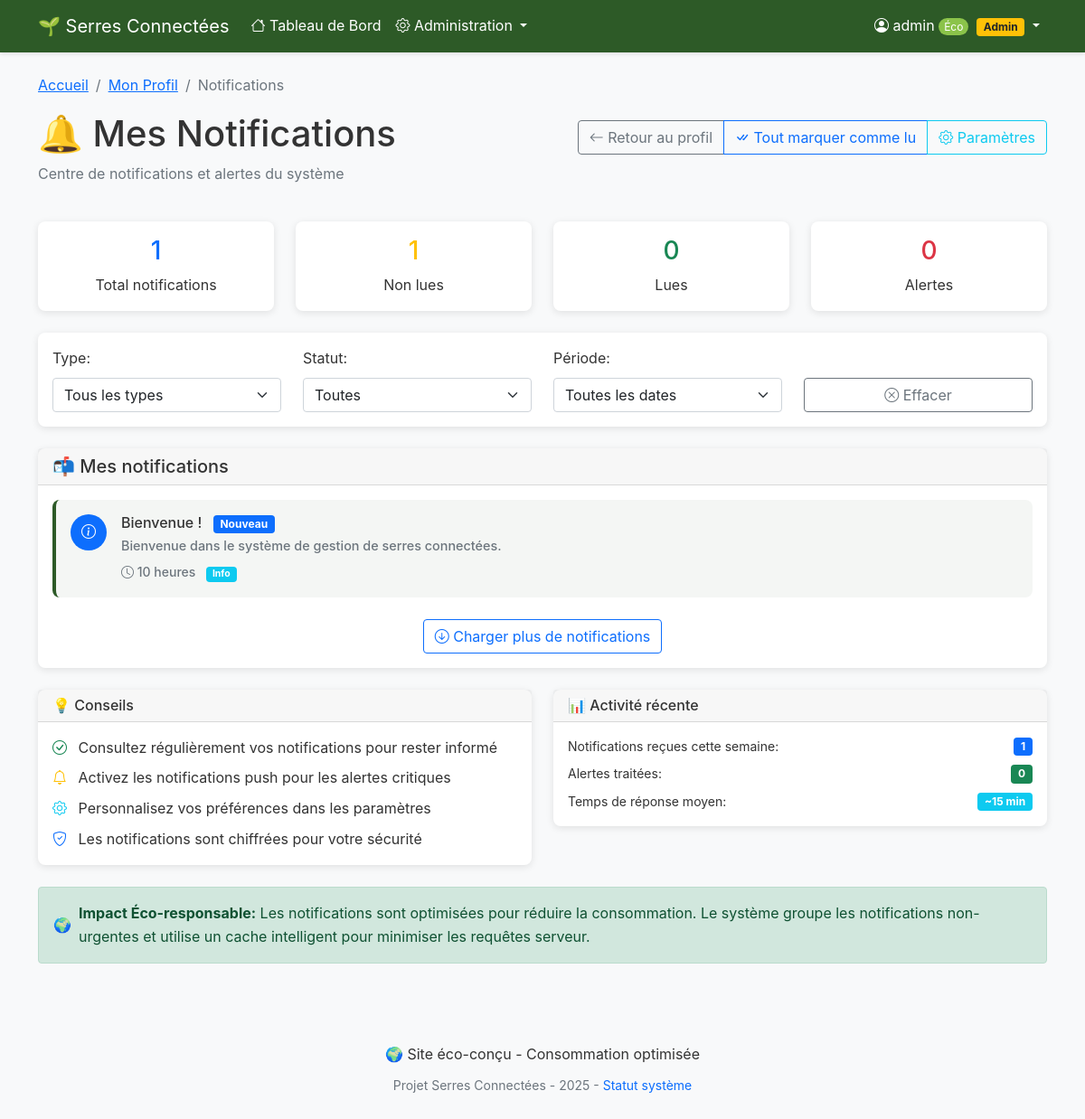
Page /?controller=profile&action=notifications (signed in) on the committed database.
### tables this page shows
CREATE TABLE `notifications` (
  `id` int(11) NOT NULL,
  `user_id` char(36) NOT NULL,
  `type` varchar(50) NOT NULL,
  `title` varchar(255) NOT NULL,
  `message` text NOT NULL,
  `is_read` tinyint(1) DEFAULT 0,
  `created_at` timestamp NULL DEFAULT current_timestamp()
);

### views/profile/notifications.php (the view, shortened to what the rows shown need)
<div class="row mb-4">
    <div class="col-12">
        <div class="d-flex justify-content-between align-items-center">
            <h1>🔔 Mes Notifications</h1>
        </div>
    </div>
</div>
<div class="row mb-4">
    <div class="col-md-3">
        <div class="card text-center">
            <div class="card-body">
                <h3 class="text-warning">
                    <?= count(array_filter($notifications, function($n) { return !$n['is_read']; })) ?>
                </h3>
                <p class="mb-0">Non lues</p>
            </div>
        </div>
    </div>
    <div class="col-md-3">
        <div class="card text-center">
            <div class="card-body">
                <h3 class="text-success">
                    <?= count(array_filter($notifications, function($n) { return $n['is_read']; })) ?>
                </h3>
                <p class="mb-0">Lues</p>
            </div>
        </div>
    </div>
    <div class="col-md-3">
        <div class="card text-center">
            <div class="card-body">
                <h3 class="text-danger">
                    <?= count(array_filter($notifications, function($n) { return $n['type'] === 'alert'; })) ?>
                </h3>
                <p class="mb-0">Alertes</p>
            </div>
        </div>
    </div>
</div>
<div class="row">
    <div class="col-12">
        <div class="card">
            <div class="card-body">
                <?php if (empty($notifications)): ?>
                    <div class="text-center py-5">
                        <i class="bi bi-bell-slash" style="font-size: 3rem; color: #ccc;"></i>
                        <h5 class="mt-3">Aucune notification</h5>
                        <p class="text-muted">Vous n'avez encore reçu aucune notification du système.</p>
                        <button class="btn btn-primary" onclick="generateTestNotifications()">
                            <i class="bi bi-plus-circle"></i> Générer des notifications de test
                        </button>
                    </div>
                <?php else: ?>
                    <div class="notifications-container">
                        <?php foreach ($notifications as $notification): ?>
                            <div class="notification-item <?= !$notification['is_read'] ? 'unread' : 'read' ?>"
                                 data-id="<?= $notification['id'] ?>"
                                 data-type="<?= $notification['type'] ?>"
                                 data-status="<?= $notification['is_read'] ? 'read' : 'unread' ?>"
                                 data-date="<?= date('Y-m-d', strtotime($notification['created_at'])) ?>">
                                <div class="notification-content">
                                    <div class="d-flex">
                                        <div class="notification-icon me-3">
                                            <?php
                                            $iconClass = '';
                                            $iconBg = '';
                                            switch ($notification['type']) {
                                                case 'info':
                                                    $iconClass = 'bi-info-circle';
                                                    $iconBg = 'bg-primary';
                                                    break;
                                            }
                                            ?>
                                            <div class="icon-circle <?= $iconBg ?>">
                                                <i class="<?= $iconClass ?> text-white"></i>
                                            </div>
                                        </div>
                                        <div class="flex-grow-1">
                                            <div class="d-flex justify-content-between align-items-start">
                                                <div>
                                                    <h6 class="notification-title mb-1">
                                                        <?= htmlspecialchars($notification['title']) ?>
                                                        <?php if (!$notification['is_read']): ?>
                                                            <span class="badge bg-primary ms-2">Nouveau</span>
                                                        <?php endif; ?>
                                                    </h6>
                                                    <p class="notification-message mb-2">
                                                        <?= htmlspecialchars($notification['message']) ?>
                                                    </p>
                                                    <div class="notification-meta">
                                                        <small class="text-muted">
                                                            <i class="bi bi-clock"></i>
                                                            <?php
                                                            $date = new DateTime($notification['created_at']);
                                                            $now = new DateTime();
                                                            $diff = $now->diff($date);
                                                            if ($diff->days == 0) {
                                                                if ($diff->h == 0) {
                                                                    if ($diff->i == 0) {
                                                                        echo "À l'instant";
                                                                    } else {
                                                                        echo $diff->i . " minute" . ($diff->i > 1 ? "s" : "");
                                                                    }
                                                                } else {
                                                                    echo $diff->h . " heure" . ($diff->h > 1 ? "s" : "");
                                                                }
                                                            } elseif ($diff->days == 1) {
                                                                echo "Hier";
                                                            } else {
                                                                echo $date->format('d/m/Y H:i');
                                                            }
                                                            ?>
                                                            <span class="badge bg-<?= $notification['type'] === 'alert' ? 'danger' : ($notification['type'] === 'warning' ? 'warning' : 'info') ?> ms-2">
                                                                <?= ucfirst($notification['type']) ?>
                                                            </span>
                                                        </small>
                                                    </div>
                                                </div>
                                            </div>
                                        </div>
                                    </div>
                                </div>
                            </div>
                        <?php endforeach; ?>
                    </div>
                <?php endif; ?>
            </div>
        </div>
    </div>
</div>
<div class="row mt-4">
    <div class="col-md-6">
        <div class="card">
            <div class="card-body">
                <div class="d-flex justify-content-between align-items-center mb-2">
                    <small>Notifications reçues cette semaine:</small>
                    <span class="badge bg-primary">
                        <?= count(array_filter($notifications, function($n) {
                            return strtotime($n['created_at']) > strtotime('-1 week');
                        })) ?>
                    </span>
                </div>
                <div class="d-flex justify-content-between align-items-center mb-2">
                    <small>Alertes traitées:</small>
                    <span class="badge bg-success">
                        <?= count(array_filter($notifications, function($n) {
                            return $n['type'] === 'alert' && $n['is_read'];
                        })) ?>
                    </span>
                </div>
            </div>
        </div>
    </div>
</div>

### rows in the picture
notifications: is_read "1", is_read "0", type "0", title "Bienvenue !", shows "Nouveau", message "Bienvenue dans le système de gestion de serres connectées.", created_at "10", type "Info"

### other values in the picture
$_SESSION['username'] "admin"
count($notifications) "1"
